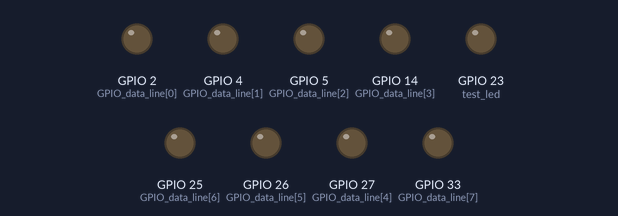
Bench run of a sketch on a simulated ESP32. On the bench: output pins drawn as LEDs (lit = HIGH). WiFi joins after 1.5 s; servers stay silent unless stated; what the sketch prints to the serial monitor is not drawn.

Above: at 0.0 s.
At 7.6 s:
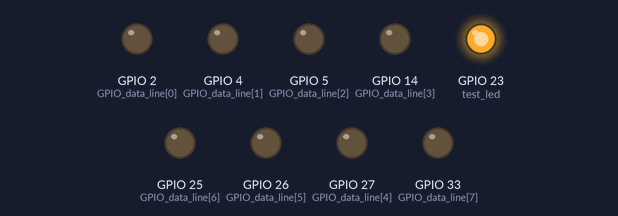
Timing chart, 0 to 9.3 s (numbered marks = the images above):
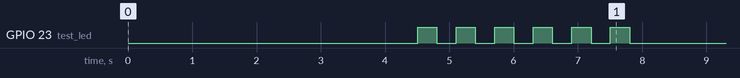

The sketch:

esp32_wlan_parallelport.ino
```cpp
//
//  >>>  esp32_wlan_parallelport.ino <<<      T.Hebbeker
//
//  = software to emulate parallel port (centronics port, D-SUB 25 connector) via WLAN
//  NodeMCU esp32 12F board must be complemented by electronics and female D-SUB connector
//
//  esp32 serves as a wlan server.
//  PC/notebook sends requests - via WLAN Router - to esp32 board
//    which in turn addresses parallel port
//
//  adapted to bbox3 WLAN router in Schievenhoevel 9, but can be changed easily
//   by redefining STASSID and STAPSK
//
//  code based on example WiFiManualWebServer.in and WiFiManualWebServer_test.ino
//  compilation and uploading to esp32 via Arduino IDE
//
//  Arduino IDE:  board = esp32 dev module
//   port = /dev/ttyUSB0  or /dev/ttyUSB1  or ...  (can be used also in cpp programs)
//
//  sets eight output "data bits" and reads five "status bits" of esp32,
//    connected to those bits of parallel port
//
//  on PC/notebook a c++ program esp32_wifi_parallelport.cpp with subroutine
//     void parallelport_out(int byte) {  }   //  byte = 0 .. 255
//  should send appropriate wlan commands to set/unset the appropriate pins of the esp32 board
//  similarly
//     int parallelport_in() {  }   //   = 0 .. 31
//  should receive status bits when appropriate wlan command is sent
//
//  parallel port input lines and status lines: see esp32_usb_parallelport.ino
//
//  can be tested from shell with commands like   curl http://192.168.1.199/D123
//
//
//  2024-03-31   v1.0
//  2024-04-09   v2.0   clean up code
//
//

#include <WiFi.h>

// Router bbox3 Schievenhoevel 9: network name and password
#ifndef STASSID
  #define STASSID "WiFi-2.4-081B"     // to be adapted
  #define STAPSK  "xxxxxxxxxxx"        // to be adapted
#endif

#define MONITOR 1       // for serial monitor: 0 = dont use, 1 = use in setup

const char* ssid = STASSID;
const char* password = STAPSK;

String inputString = "";      // a String to hold incoming data for serial communication
bool stringComplete = false;  // whether the string is complete
String outputString = "";     // a String to hold outgoing data for serial communication

// Create an instance of the server
// specify the port to listen on as an argument
WiFiServer server(80);

const int high = 1;
const int low = 0;

int databyte;
int statusbyte;

const int GPIO_data_line[8] = {2,4,5,14,27,26,25,33};
const int GPIO_status_line[5] = {13,35,34,39,36};

int bit[8];
static int oldbit[8] = {-1,-1,-1,-1,-1,-1,-1,-1};

int factor;

// prepare test LED
const int test_led = 23;

void setup() {

  // for printing into serial monitor window, not necessary but good for debugging
  if(MONITOR>0) {
    Serial.begin(115200);
    delay(1000);   //  wait 1 ms
    Serial.println();
    Serial.print(F(" >>> esp32_wlan_parallelport <<<   MONITOR = "));
    Serial.println(MONITOR);
  }

  // Connect to WiFi network
  if(MONITOR>0) {
    Serial.println();
    Serial.print(F("Connecting to "));
    Serial.println(ssid);
  }
  WiFi.mode(WIFI_STA);
  WiFi.begin(ssid, password);
  while (WiFi.status() != WL_CONNECTED) {
    delay(500);
    if(MONITOR>0) Serial.print(F("."));
  }
  delay(500);
  if(MONITOR>0) {
    Serial.println();
    Serial.println(F("WiFi connected"));
  }
  // Print the IP address
  if(MONITOR>0) {
    Serial.print("IP address:\t");
    Serial.println(WiFi.localIP());
  }
  // Start the server
  server.begin();
  if(MONITOR>0) Serial.println(F("Server started"));
  delay(500);

  // prepare test LED
  pinMode(test_led, OUTPUT);

  // prepare GPIOs for data lines
  //  and set everything to low
  for(int i=0; i<8; i++) {
    pinMode(GPIO_data_line[i], OUTPUT);
    digitalWrite(GPIO_data_line[i], low);
  }

  // prepare GPIOs for status lines
  for(int i=0; i<5; i++) {
    pinMode(GPIO_status_line[i], INPUT);
  }

  // say hello, use GPIO23 with external yellow LED, replacing missing builtin led
  delay(1000);
  for(int m=1; m<=6; m++) {
    digitalWrite(test_led, high);
    delay(300);
    digitalWrite(test_led, low);
    delay(300);
  }


}

void loop() {

  // Check if a client = notebook or ....  has connected
  WiFiClient client = server.available();
  if (!client) {
    return;
  }

  client.setTimeout(5000); // in milliseconds, default is 1000

  // Read the first line of the inputStringuest

  String inputString = client.readStringUntil('\r');

  // Match the request

  // get data from PC
  if(inputString.substring(5,6) == "D") {   // substring syntax:  from, to   inclusive, exclusive !

    databyte = inputString.substring(6,9).toInt(); // 3 digits + LF

    for(int i=0; i<8; i++) {
      bit[i] = ((databyte >> i) & 0x01);
    }

    for(int i=0; i<8; i++) {
      if(bit[i]!=oldbit[i]) {
        oldbit[i]=bit[i];
        digitalWrite(GPIO_data_line[i],bit[i]);
      }
    }

  }

  // send status data to PC
  if(inputString.substring(5,6) == "S") {

    factor = 1;
    statusbyte = 0;
    for(int i=0; i<5; i++) {
      bit[i] = digitalRead(GPIO_status_line[i]);
      statusbyte = statusbyte + bit[i]*factor;
      factor = factor*2;
    }

    statusbyte = statusbyte + 10;  // guarantees 2 characters
    outputString = String(statusbyte);
    Serial.print(outputString);

  }

  // allow access to test led   eg via curl command from shell
  if (inputString.indexOf(F("/dt/1")) != -1) {
    digitalWrite(test_led, high);
  }
  if (inputString.indexOf(F("/dt/0")) != -1) {
    digitalWrite(test_led, low);
  }

  while (client.available()) {
    client.read();
  }

  // Send the response to the client
  client.print(F("HTTP/1.1 200 OK\r\nConnt-Type: text/html\r\n\r\n<!DOCTYPE HTML>\r\n"));  // needed !

  client.print(outputString);
  client.print("\n");

  // The client will actually be *flushed* then disconnected
  // when the function returns and 'client' object is destroyed (out-of-scope)
  // flush = ensure written data are received by the other side

}
```
